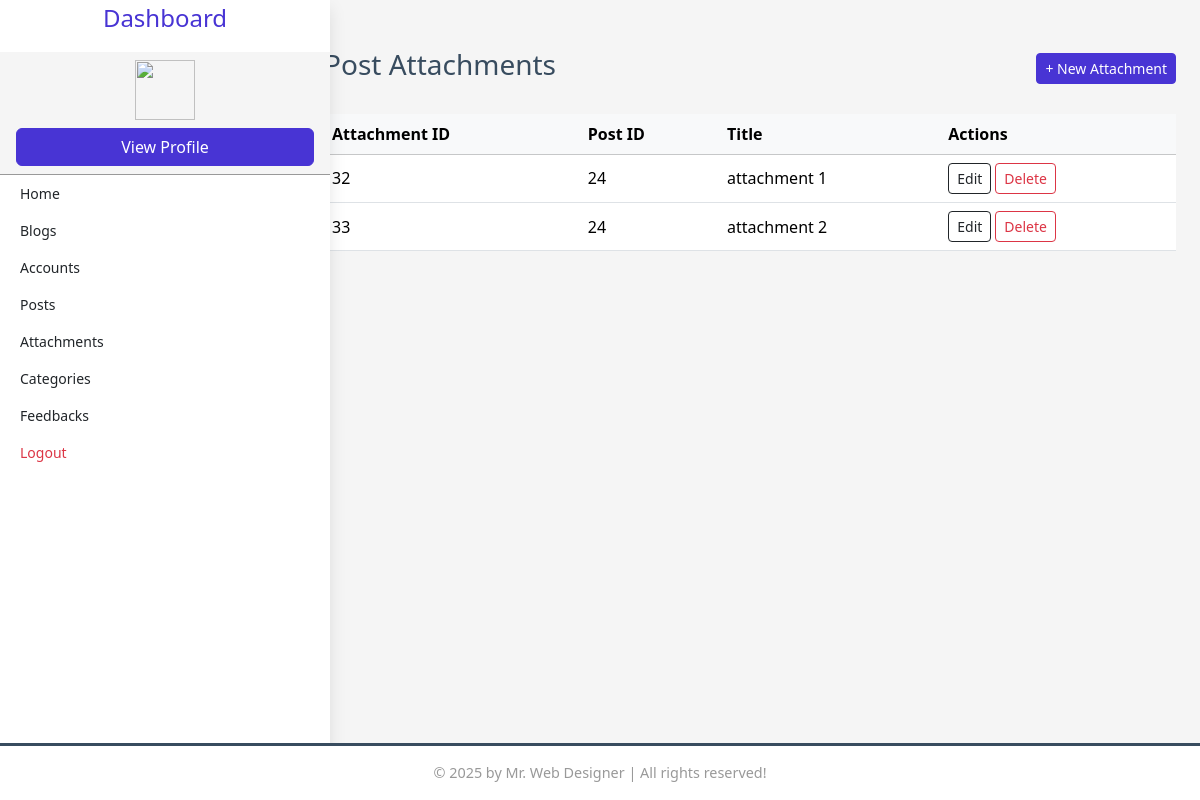
The app's page /admin/edit_attachments.php?post_id=24 with its own data.
### tables this page shows
CREATE TABLE `post_atachment` (
  `post_atachment_id` int(11) NOT NULL AUTO_INCREMENT,
  `post_id` int(11) DEFAULT NULL,
  `post_attachment_title` varchar(200) DEFAULT NULL,
  `post_attachment_path` text DEFAULT NULL,
  `is_active` enum('Active','InActive') DEFAULT NULL,
  `created_at` timestamp NOT NULL DEFAULT current_timestamp() ON UPDATE current_timestamp(),
  `updated_at` timestamp NULL DEFAULT NULL,
  PRIMARY KEY (`post_atachment_id`),
  KEY `fk1` (`post_id`),
  CONSTRAINT `fk1` FOREIGN KEY (`post_id`) REFERENCES `post` (`post_id`) ON DELETE CASCADE ON UPDATE CASCADE
);

### admin/edit_attachments.php (the view, shortened to what this page needs)
<?php
require("../require/dashboard_layout.php");
require("../require/db_connection/connection.php");
if (isset($_GET['post_id'])) {
    $query = "SELECT * FROM post_atachment where post_id =" . $_GET['post_id'];
    $result = mysqli_query($connection, $query);
?>
    <main class="col-12 col-md-9 dashboard p-4 mt-5">
        <div class="d-flex justify-content-between align-items-center mb-4">
            <h2 class="heading-2">Post Attachments</h2>
            <button type="button" class="btn btn-primary btn-sm" data-bs-toggle="modal" data-bs-target="#addAttachmentModal">
                + New Attachment
            </button>
        </div>
        <div class="table-responsive" id="table-responsive" style="overflow-x:auto;">
            <table id="attachmentsTable" class="table table-hover align-middle display nowrap" style="width:100%">
                <thead class="table-light">
                    <tr>
                        <th>Attachment ID</th>
                        <th>Post ID</th>
                        <th>Title</th>
                        <th>Actions</th>
                    </tr>
                </thead>
                <tbody>
                    <?php
                    while ($row = mysqli_fetch_assoc($result)) {
                    ?>
                        <tr>
                            <td><?= $row['post_atachment_id'] ?></td>
                            <td><?= $row['post_id'] ?></td>
                            <td><?= $row['post_attachment_title'] ?></td>
                            <td class="d-flex flex-row flex-nowrap align-items-center gap-1">
                                <a href="add_attachment.php?id=<?= $row['post_atachment_id'] ?>&from=edit_attachments&post_id=<?= $row['post_id'] ?>" class="btn btn-sm btn-outline-dark">Edit</a>
                                <a href="#" class="btn btn-sm btn-outline-danger"
                                    onclick="return confirm('Delete this attachment?');">
                                    Delete
                                </a>
                            </td>
                        </tr>
                    <?php
                    }
                    ?>
                </tbody>
            </table>
    </main>
<?php
}
?>

### css/admin_style.css (style rules this page uses)
:root { --main-color: #4834d4; --red: #e74c3c; --black: #384c5f; --white: #fff; --light-bg: #f5f5f5; --light-color: #999; --border: .2rem solid var(--black); --box-shadow: 0 .5rem 1rem rgba(0, 0, 0, .1); }
body { margin: 0; padding: 0; background-color: var(--light-bg); font-family: 'Segoe UI', Tahoma, Geneva, Verdana, sans-serif; display: flex; flex-direction: column; min-height: 100vh; }
.dashboard { padding-top: 0 !important; overflow-x: auto; white-space: nowrap; }
.heading-2 { font-size: 1.75rem; color: var(--black); }
body { margin: 0; padding-bottom: 4rem; }

### css/style.css (style rules this page uses)
:root { --primary: #4834d4; --dark-bg: rgba(0, 0, 0, 0.6); --text-light: #f8f9fa; }
.btn-primary { background-color: var(--primary) !important; border-color: var(--primary) !important; }

### records on screen
post_atachment: post_atachment_id "32", post "24", post_attachment_title "attachment 1"
post_atachment: post_atachment_id "33", post "24", post_attachment_title "attachment 2"
